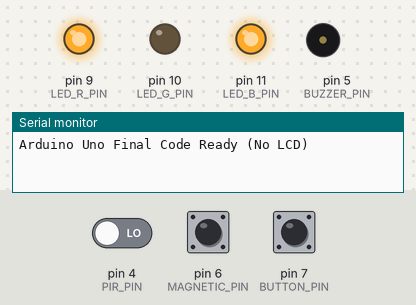
The sketch below on a simulated Arduino Uno, built with avr-gcc and run on an emulated ATmega328P. Shown: output pins drawn as LEDs (lit = HIGH), buzzer (waves = sounding, pin HIGH), the last lines printed to the serial monitor. Inputs (shaded band) come from the test bench; at power-on: pin 6 (MAGNETIC_PIN) HIGH, pin 7 (BUTTON_PIN) HIGH, pin 4 (PIR_PIN) LOW.

Above: at 1.2 s.
1.3 s: pin 6 (MAGNETIC_PIN) pulled LOW for 0.15 s
At 2.4 s:
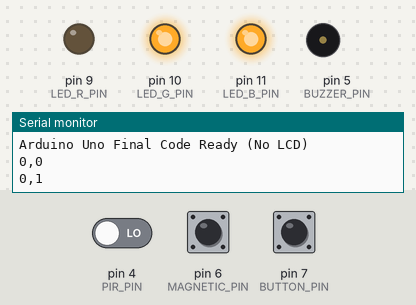
3.5 s: pin 7 (BUTTON_PIN) pulled LOW for 0.15 s
At 4.5 s:
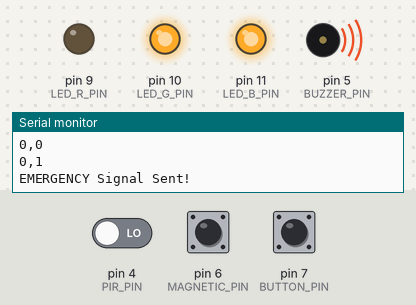
5.1 s: pin 4 (PIR_PIN) driven HIGH
At 6.0 s:
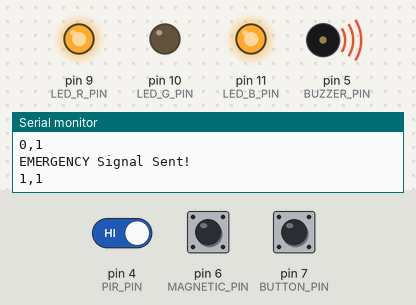
6.6 s: pin 6 (MAGNETIC_PIN) pulled LOW for 1 s
At 7.2 s:
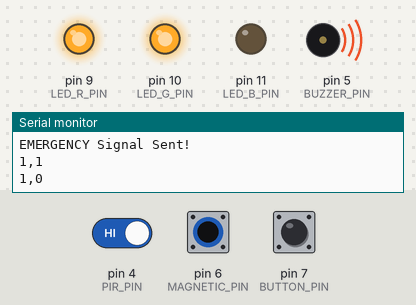
9.1 s: pin 7 (BUTTON_PIN) pulled LOW for 1 s
At 9.8 s:
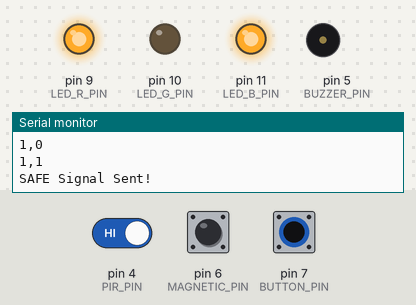
11.6 s: pin 7 (BUTTON_PIN) pulled LOW for 3.2 s
At 13.0 s:
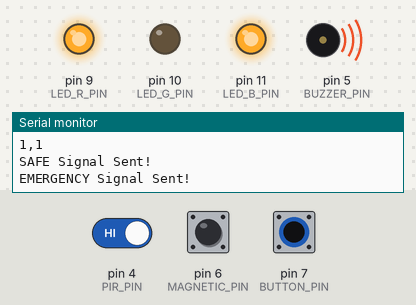
Timing chart, 0 to 14.6 s (numbered marks = the images above; inputs shaded):
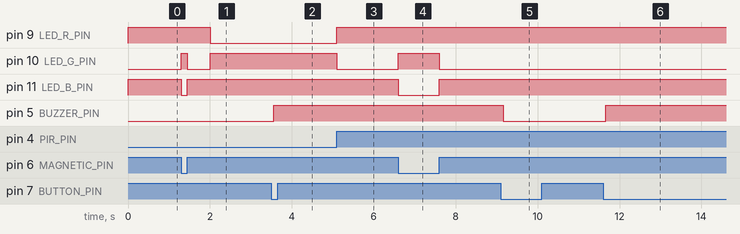

The sketch:

Arduino_uno.ino
```cpp
//================================================================
// IoT 캡톤디자인: 아두이노 우노 최종 통합 코드
// 아두이노 우노 - 센서 감지, LED/부저 제어, 라즈베리파이로 데이터 송신
//================================================================

#include <SoftwareSerial.h> // 소프트웨어 시리얼

// --- 핀 번호 및 상수 정의 ---
// LED 핀
#define LED_R_PIN 9
#define LED_G_PIN 10
#define LED_B_PIN 11

#define PIR_PIN 4       // PIR 동작 감지 센서
#define MAGNETIC_PIN 6  // 문 열림 감지 센서
#define BUTTON_PIN 7    // 응급 버튼
#define BUZZER_PIN 5    // 부저 (액티브 부저)

// 블루투스 (RX:3, TX:2)
SoftwareSerial BTSerial(3, 2);

// 상수
const long BAUD_RATE = 9600;
const unsigned long MOTION_TIMEOUT = 2000; // 10초

// --- 전역 변수 선언 ---
int magneticState = 1;
int pirState = 0;
int lastMagneticState = 1;
int lastPirState = 0;
unsigned long lastMotionTime = 0;

// 응급 상황 변수
bool isEmergencyActive = false; // 응급 상황 모드 (토글)
int lastButtonState = HIGH;      // 버튼 눌림 감지용 (PULLUP)

// --- LED 제어 함수 ---
void setLedColor(int r, int g, int b) {
  analogWrite(LED_R_PIN, 255 - r);
  analogWrite(LED_G_PIN, 255 - g);
  analogWrite(LED_B_PIN, 255 - b);
}

// --- 초기 설정 함수: setup() ---
void setup() {
  Serial.begin(BAUD_RATE);
  BTSerial.begin(BAUD_RATE);

  // 핀 모드 설정
  pinMode(LED_R_PIN, OUTPUT);
  pinMode(LED_G_PIN, OUTPUT);
  pinMode(LED_B_PIN, OUTPUT);
  pinMode(PIR_PIN, INPUT);
  pinMode(BUZZER_PIN, OUTPUT); // 부저 핀 출력 설정
  pinMode(MAGNETIC_PIN, INPUT_PULLUP);
  pinMode(BUTTON_PIN, INPUT_PULLUP); // 버튼 내부 풀업 사용

  Serial.println("Arduino Uno Final Code Ready (No LCD)");
  lastMotionTime = millis();
}

// --- 메인 루프 함수: loop() ---
void loop() {
  unsigned long currentTime = millis();

  // --- 응급 버튼 확인 및 부저 제어 ---
  int buttonState = digitalRead(BUTTON_PIN);

  if (buttonState == LOW && lastButtonState == HIGH) {
    isEmergencyActive = !isEmergencyActive; // 응급 모드 토글
    delay(50); // 디바운싱

    if (isEmergencyActive) {
      BTSerial.println("EMERGENCY");
      Serial.println("EMERGENCY Signal Sent!");
    } else {
      BTSerial.println("SAFE");
      Serial.println("SAFE Signal Sent!");
    }
  }
  lastButtonState = buttonState;

  // 응급 버튼은 '부저'만 제어
  if (isEmergencyActive) {
    digitalWrite(BUZZER_PIN, HIGH); // 부저 켜기
  } else {
    digitalWrite(BUZZER_PIN, LOW);  // 부저 끄기
  }

  // --- 센서 값 읽기 (항상 실행) ---
  magneticState = digitalRead(MAGNETIC_PIN);
  pirState = digitalRead(PIR_PIN);

  // --- LED 상태 제어 (항상 실행) ---
  // (응급 버튼과 상관없이 PIR/Door 상태에 따라 LED 색상 결정)
  if (magneticState == LOW) { // 문이 열렸다면
    setLedColor(0, 0, 255); // 파란색
  }
  else { // 문이 닫혀있다면
    if (pirState == HIGH) { // 움직임 감지
      setLedColor(0, 255, 0); // 초록색
      lastMotionTime = currentTime;
    } else { // 움직임 없음
      if (currentTime - lastMotionTime > MOTION_TIMEOUT) {
        setLedColor(255, 0, 0); // 빨간색 (주의)
      } else {
        setLedColor(0, 255, 0); // 초록색 (이전 상태 유지)
      }
    }
  }

  // --- 라즈베리파이로 데이터 전송 (항상 실행) ---
  if (pirState != lastPirState || magneticState != lastMagneticState) {
    String dataToSend = String(pirState) + "," + String(magneticState);

    BTSerial.println(dataToSend);
    Serial.println(dataToSend);

    lastPirState = pirState;
    lastMagneticState = magneticState;
  }
}
```

Measured:
- after the input at 1.3 s, pin 10 (LED_G_PIN): LOW → HIGH after 0.00 s instead of 0.70 s; pin 11 (LED_B_PIN): HIGH → LOW at once, → HIGH 0.15 s later
- after the input at 3.5 s, pin 5 (BUZZER_PIN): LOW → HIGH after 0.06 s
- after the input at 5.1 s, pin 9 (LED_R_PIN): LOW → HIGH at once; pin 10 (LED_G_PIN): HIGH → LOW at once
- after the input at 6.6 s, pin 10 (LED_G_PIN): LOW → HIGH at once, → LOW 1.0 s later; pin 11 (LED_B_PIN): HIGH → LOW at once, → HIGH 1.0 s later
- after the input at 9.1 s, pin 5 (BUZZER_PIN): HIGH → LOW after 0.06 s
- after the input at 11.6 s, pin 5 (BUZZER_PIN): LOW → HIGH after 0.06 s
